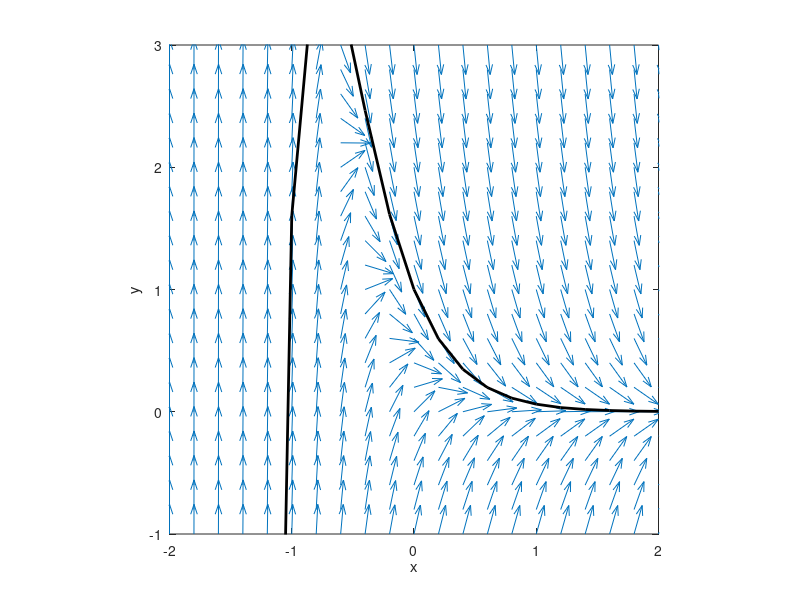

MATLAB code for this plot:
h = 0.2;
X = 4;
N = round(X/h);
ex = zeros(1,N+1);
ex(1) = -2;

for n = 1:N
  ex(n+1) = ex(n) + h;
end
yExact = 10*exp(ex.*(-3.4))-9*exp(ex.*(-3.5));

[x, y] = meshgrid(-2:0.2:2,-1:0.2:3);

a = ones(size(x));
b = exp(-3.4.*x)-3.5.*y;

ascaled = a./sqrt(a.^2+b.^2);
bscaled = b./sqrt(a.^2+b.^2);


quiver(x,y,ascaled,bscaled);
axis equal;

hold on;

xlim([-2 2]);
ylim([-1 3]);
plot(ex',yExact','-k','LineWidth',2);

title('');
xlabel('x');
ylabel('y');

hold off;
